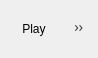
<?xml version="1.0" encoding="UTF-8"?>
<ui version="4.0">
 <class>MusicRoom</class>
 <widget class="QDialog" name="MusicRoom">
  <property name="geometry">
   <rect>
    <x>0</x>
    <y>0</y>
    <width>98</width>
    <height>58</height>
   </rect>
  </property>
  <property name="windowTitle">
   <string>MusicRoom</string>
  </property>
  <property name="autoFillBackground">
   <bool>false</bool>
  </property>
  <property name="styleSheet">
   <string notr="true"/>
  </property>
  <layout class="QVBoxLayout" name="verticalLayout">
   <item>
    <widget class="QToolBar" name="toolBar">
     <property name="windowTitle">
      <string>toolBar</string>
     </property>
     <addaction name="actionPlay"/>
     <addaction name="actionLoad"/>
    </widget>
   </item>
  </layout>
  <action name="actionPlay">
   <property name="icon">
    <iconset resource="../../resource/images/icons-app.qrc">
     <normaloff>:/application/icons/media-playback-start.png</normaloff>:/application/icons/media-playback-start.png</iconset>
   </property>
   <property name="text">
    <string>Play</string>
   </property>
   <property name="toolTip">
    <string>Play</string>
   </property>
  </action>
  <action name="actionPause">
   <property name="icon">
    <iconset resource="../../resource/images/icons-app.qrc">
     <normaloff>:/application/icons/media-playback-pause.png</normaloff>:/application/icons/media-playback-pause.png</iconset>
   </property>
   <property name="text">
    <string>Pause</string>
   </property>
   <property name="toolTip">
    <string>Pause</string>
   </property>
  </action>
  <action name="actionStop">
   <property name="icon">
    <iconset resource="../../resource/images/icons-app.qrc">
     <normaloff>:/application/icons/media-playback-stop.png</normaloff>:/application/icons/media-playback-stop.png</iconset>
   </property>
   <property name="text">
    <string>Stop</string>
   </property>
   <property name="toolTip">
    <string>Stop</string>
   </property>
  </action>
  <action name="actionRewind">
   <property name="icon">
    <iconset resource="../../resource/images/icons-app.qrc">
     <normaloff>:/application/icons/media-seek-backward.png</normaloff>:/application/icons/media-seek-backward.png</iconset>
   </property>
   <property name="text">
    <string>Rewind</string>
   </property>
   <property name="toolTip">
    <string>Rewind</string>
   </property>
  </action>
  <action name="actionNext">
   <property name="icon">
    <iconset resource="../../resource/images/icons-app.qrc">
     <normaloff>:/application/icons/media-seek-forward.png</normaloff>:/application/icons/media-seek-forward.png</iconset>
   </property>
   <property name="text">
    <string>Next</string>
   </property>
   <property name="toolTip">
    <string>Next</string>
   </property>
  </action>
  <action name="actionLoad">
   <property name="icon">
    <iconset resource="../../resource/images/icons-app.qrc">
     <normaloff>:/application/icons/document-open.svg</normaloff>:/application/icons/document-open.svg</iconset>
   </property>
   <property name="text">
    <string>Load</string>
   </property>
   <property name="toolTip">
    <string>Load</string>
   </property>
  </action>
  <action name="actionHide">
   <property name="icon">
    <iconset resource="../../resource/images/icons-app.qrc">
     <normaloff>:/application/icons/edit-undo.svg</normaloff>:/application/icons/edit-undo.svg</iconset>
   </property>
   <property name="text">
    <string>Hide</string>
   </property>
   <property name="toolTip">
    <string>Hide</string>
   </property>
  </action>
  <action name="actionOpenUrl">
   <property name="icon">
    <iconset resource="../../resource/images/icons-app.qrc">
     <normaloff>:/application/icons/creole.svg</normaloff>:/application/icons/creole.svg</iconset>
   </property>
   <property name="text">
    <string>OpenUrl</string>
   </property>
   <property name="toolTip">
    <string>Open Url</string>
   </property>
  </action>
 </widget>
 <resources>
  <include location="../../resource/images/icons-app.qrc"/>
  <include location="../../resource/textroom.qrc"/>
 </resources>
 <connections/>
</ui>
